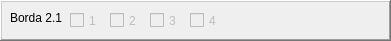
      <widget class="QFrame" name="frame_7">
       <property name="geometry">
        <rect>
         <x>458</x>
         <y>120</y>
         <width>391</width>
         <height>41</height>
        </rect>
       </property>
       <property name="frameShape">
        <enum>QFrame::WinPanel</enum>
       </property>
       <property name="frameShadow">
        <enum>QFrame::Raised</enum>
       </property>
       <widget class="QCheckBox" name="cb211">
        <property name="enabled">
         <bool>false</bool>
        </property>
        <property name="geometry">
         <rect>
          <x>70</x>
          <y>10</y>
          <width>41</width>
          <height>21</height>
         </rect>
        </property>
        <property name="text">
         <string>1</string>
        </property>
       </widget>
       <widget class="QCheckBox" name="cb212">
        <property name="enabled">
         <bool>false</bool>
        </property>
        <property name="geometry">
         <rect>
          <x>110</x>
          <y>10</y>
          <width>41</width>
          <height>21</height>
         </rect>
        </property>
        <property name="text">
         <string>2</string>
        </property>
       </widget>
       <widget class="QLabel" name="label_10">
        <property name="geometry">
         <rect>
          <x>10</x>
          <y>10</y>
          <width>58</width>
          <height>16</height>
         </rect>
        </property>
        <property name="text">
         <string>Borda 2.1</string>
        </property>
       </widget>
       <widget class="QCheckBox" name="cb213">
        <property name="enabled">
         <bool>false</bool>
        </property>
        <property name="geometry">
         <rect>
          <x>150</x>
          <y>10</y>
          <width>41</width>
          <height>21</height>
         </rect>
        </property>
        <property name="text">
         <string>3</string>
        </property>
       </widget>
       <widget class="QCheckBox" name="cb214">
        <property name="enabled">
         <bool>false</bool>
        </property>
        <property name="geometry">
         <rect>
          <x>190</x>
          <y>10</y>
          <width>41</width>
          <height>21</height>
         </rect>
        </property>
        <property name="text">
         <string>4</string>
        </property>
       </widget>
       <widget class="QFrame" name="frame_8">
        <property name="geometry">
         <rect>
          <x>460</x>
          <y>0</y>
          <width>391</width>
          <height>41</height>
         </rect>
        </property>
        <property name="frameShape">
         <enum>QFrame::WinPanel</enum>
        </property>
        <property name="frameShadow">
         <enum>QFrame::Raised</enum>
        </property>
        <widget class="QCheckBox" name="checkBox_41">
         <property name="geometry">
          <rect>
           <x>70</x>
           <y>10</y>
           <width>41</width>
           <height>21</height>
          </rect>
         </property>
         <property name="text">
          <string>1</string>
         </property>
        </widget>
        <widget class="QCheckBox" name="checkBox_42">
         <property name="geometry">
          <rect>
           <x>110</x>
           <y>10</y>
           <width>41</width>
           <height>21</height>
          </rect>
         </property>
         <property name="text">
          <string>2</string>
         </property>
        </widget>
        <widget class="QLabel" name="label_11">
         <property name="geometry">
          <rect>
           <x>10</x>
           <y>10</y>
           <width>58</width>
           <height>16</height>
          </rect>
         </property>
         <property name="text">
          <string>Borda 1.1</string>
         </property>
        </widget>
        <widget class="QCheckBox" name="checkBox_43">
         <property name="geometry">
          <rect>
           <x>150</x>
           <y>10</y>
           <width>41</width>
           <height>21</height>
          </rect>
         </property>
         <property name="text">
          <string>3</string>
         </property>
        </widget>
        <widget class="QCheckBox" name="checkBox_44">
         <property name="geometry">
          <rect>
           <x>190</x>
           <y>10</y>
           <width>41</width>
           <height>21</height>
          </rect>
         </property>
         <property name="text">
          <string>4</string>
         </property>
        </widget>
        <widget class="QCheckBox" name="checkBox_45">
         <property name="geometry">
          <rect>
           <x>230</x>
           <y>10</y>
           <width>41</width>
           <height>21</height>
          </rect>
         </property>
         <property name="text">
          <string>5</string>
         </property>
        </widget>
        <widget class="QCheckBox" name="checkBox_46">
         <property name="geometry">
          <rect>
           <x>270</x>
           <y>10</y>
           <width>41</width>
           <height>21</height>
          </rect>
         </property>
         <property name="text">
          <string>6</string>
         </property>
        </widget>
        <widget class="QCheckBox" name="checkBox_47">
         <property name="geometry">
          <rect>
           <x>310</x>
           <y>10</y>
           <width>41</width>
           <height>21</height>
          </rect>
         </property>
         <property name="text">
          <string>7</string>
         </property>
        </widget>
        <widget class="QCheckBox" name="checkBox_48">
         <property name="geometry">
          <rect>
           <x>350</x>
           <y>10</y>
           <width>41</width>
           <height>21</height>
          </rect>
         </property>
         <property name="text">
          <string>8</string>
         </property>
        </widget>
       </widget>
      </widget>
